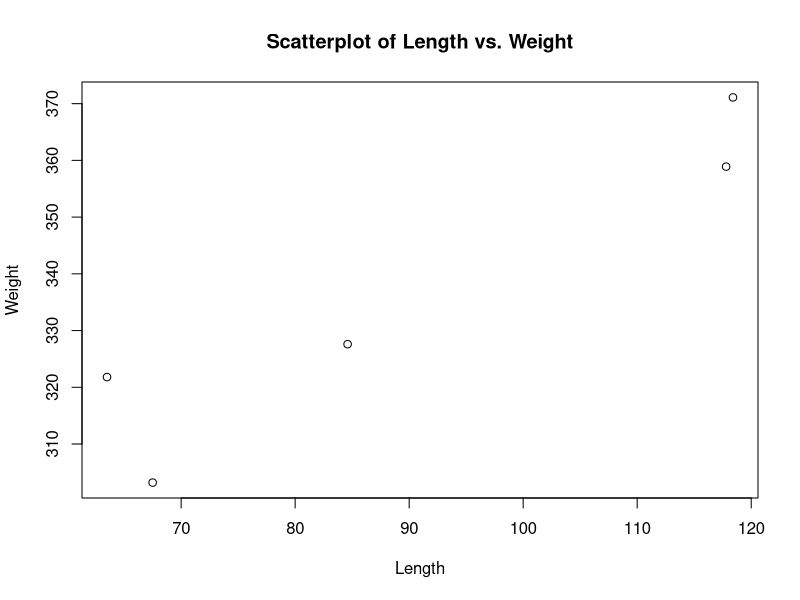
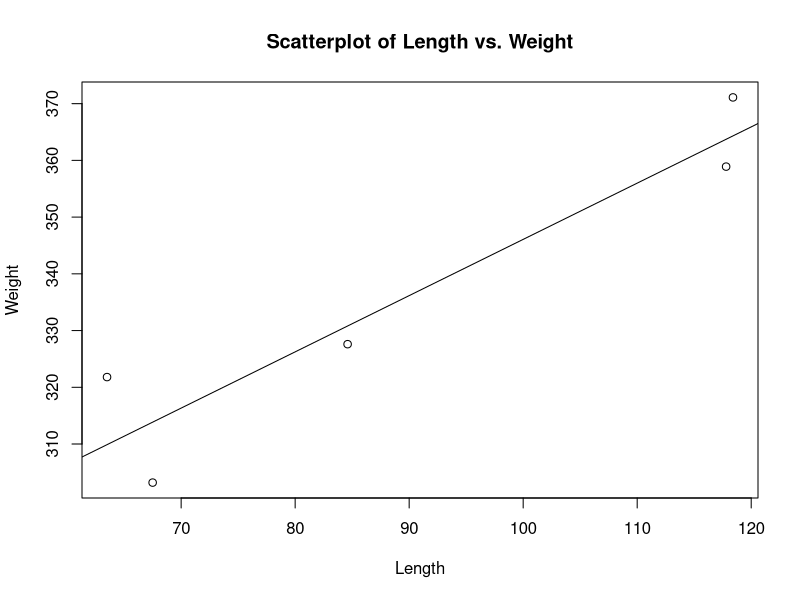
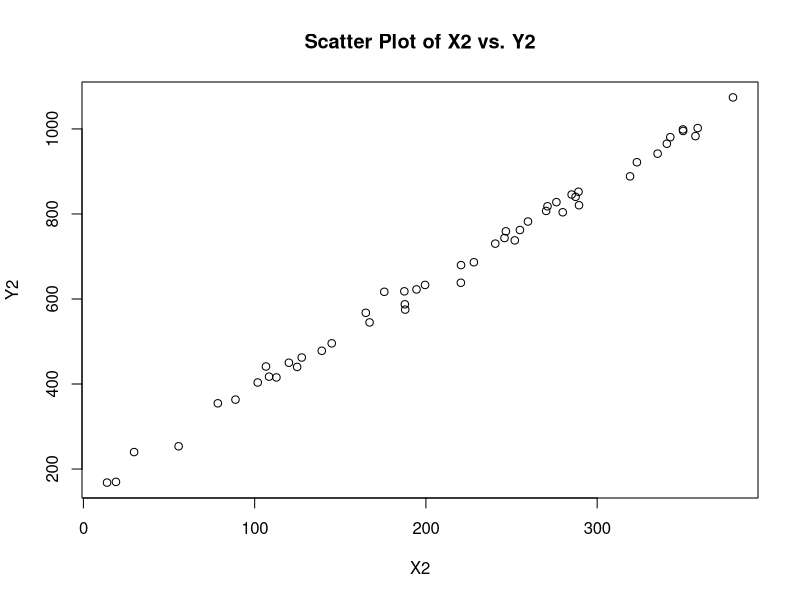
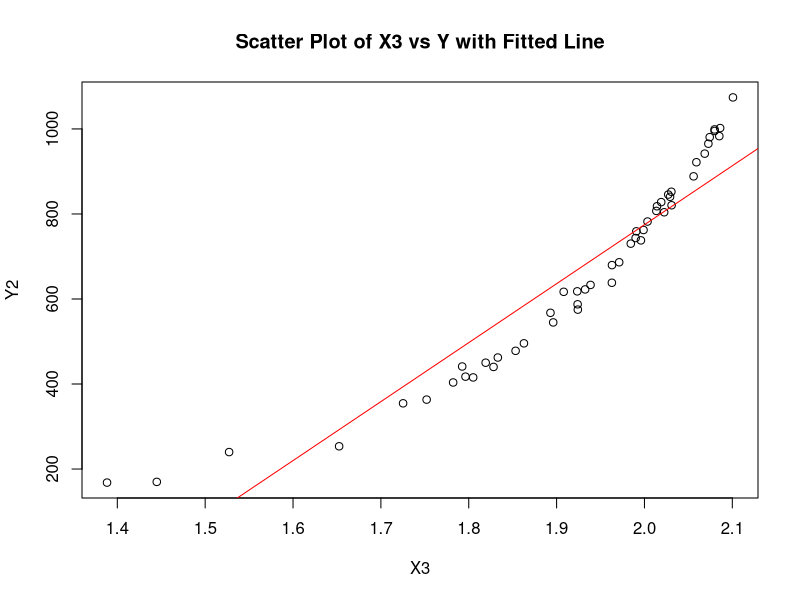
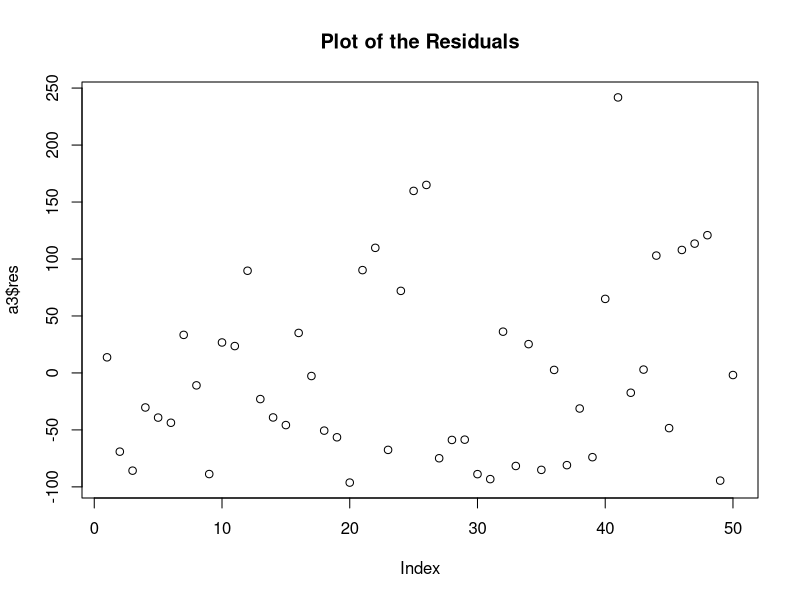
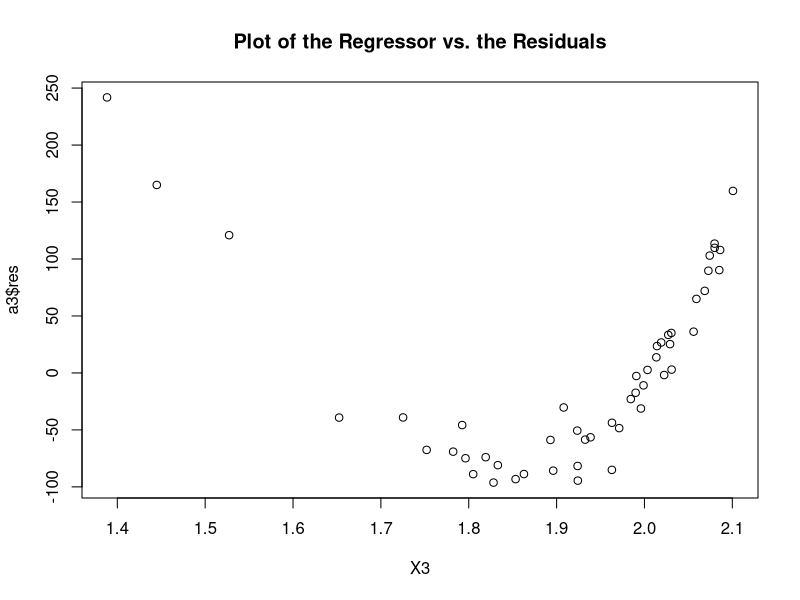
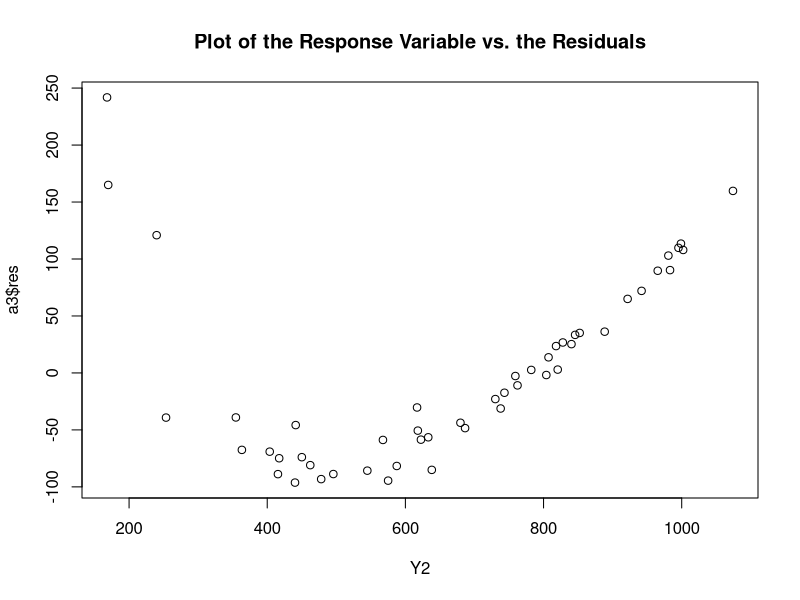

The R source for these figures, in order:
## input the data
X = c(117.8,84.6, 67.5, 118.4, 63.5)
Y = c(358.9, 327.6, 303.2, 371.1, 321.8)
#do a scatter plot
plot(X,Y, main = "Scatterplot of Length vs. Weight", xlab = "Length", ylab = "Weight")

#find the coefficients
a = lm(Y ~ X)
summary(a)
##here's the coefficients
a$coef
a$fit
a$res

##here's a scatter plot with the fitted line drawn as well
plot(X,Y, main = "Scatterplot of Length vs. Weight", xlab = "Length", ylab = "Weight")
abline(a$coef[1],a$coef[2])


###Analysis of variance
anova(a)



####Example 2
X2 = c(270.2,101.8,167.1,175.7,55.6,220.5,285.1,254.9,145.0,276.2,271.0,340.7
,240.5,78.5,106.6,289.1,246.7,187.4,199.5,124.8,357.4,350.2,88.8,335.3
,379.3,19.0,108.4,164.9,194.5,112.7,139.2,319.2,187.7,287.4,220.4,259.6
,127.5,251.9,120.0,323.2,13.8,245.9,289.4,342.7,228.0,358.7,350.1,29.6
,187.9,279.9)



Y2 = c(807.2,403.6,544.9,616.9,253.5,679.7,845.7,762.3,495.7,827.9
,818.1,965.3,730.2,354.6,441.2,852.3,759.2,618.0,633.1,440.2
,983.1,995.3,363.3,941.9,1074.2,169.8,417.3,567.5,622.5,415.5
,478.1,888.5,587.5,840.4,638.2,782.2,462.3,737.9,450.1,921.7
,168.1,743.4,820.5,980.7,686.4,1002.1,998.9,239.9,575.0,804.0)

plot(X2,Y2, main = "Scatter Plot of X2 vs. Y2")
a2 = lm(Y2~X2)
summary(a2)
anova(a2)


X3 = X2^(1/8)
a3 = lm(Y2~X3)
plot(X3,Y2, main = "Scatter Plot of X3 vs Y with Fitted Line")
abline(a3$coef[1], a3$coef[2], col = "red")

plot(a3$res, main = "Plot of the Residuals")
plot(X3,a3$res, main = "Plot of the Regressor vs. the Residuals")
plot(Y2,a3$res, main = "Plot of the Response Variable vs. the Residuals")





